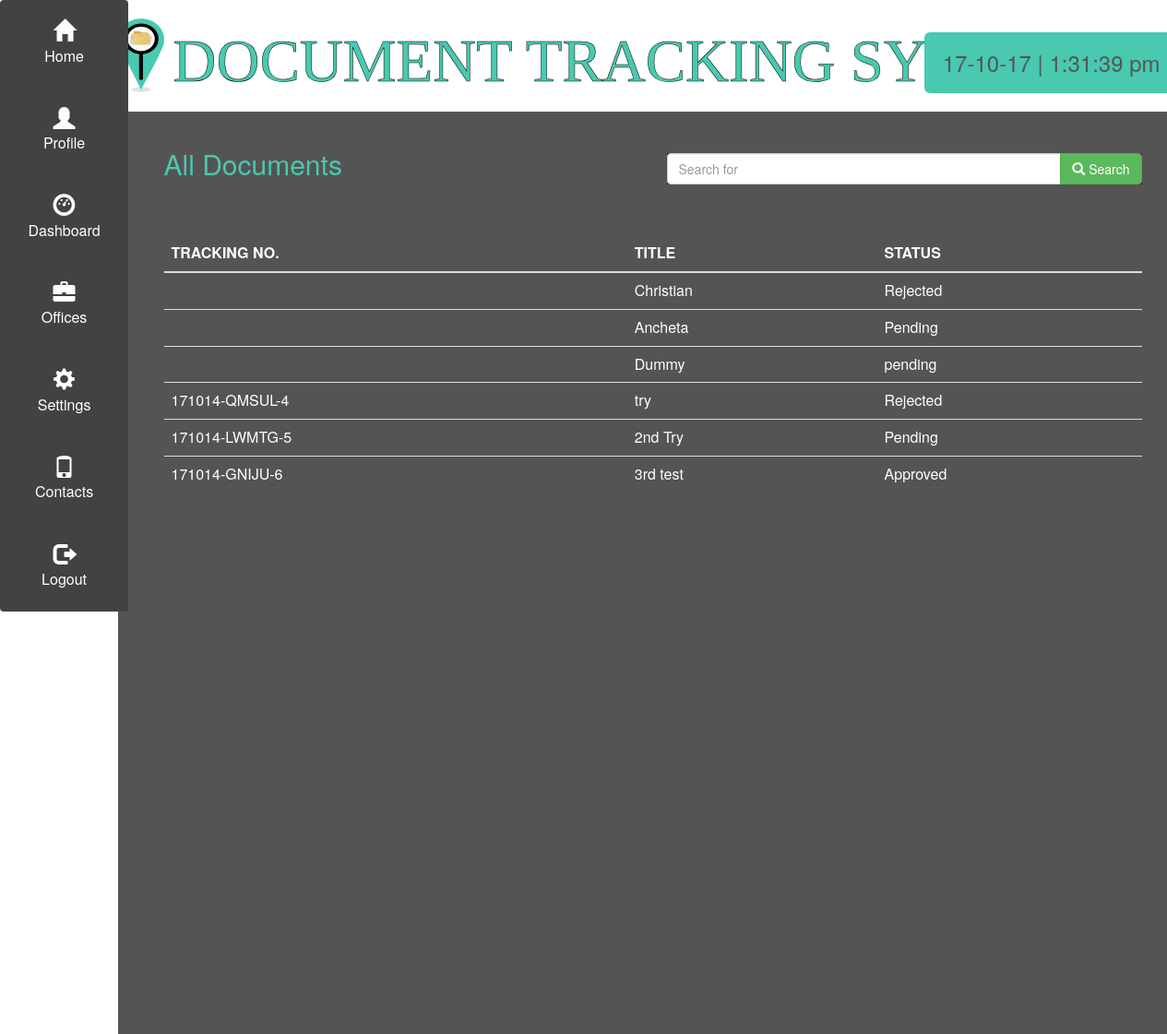
The page /index.php/home/docu on the database as committed earlier.
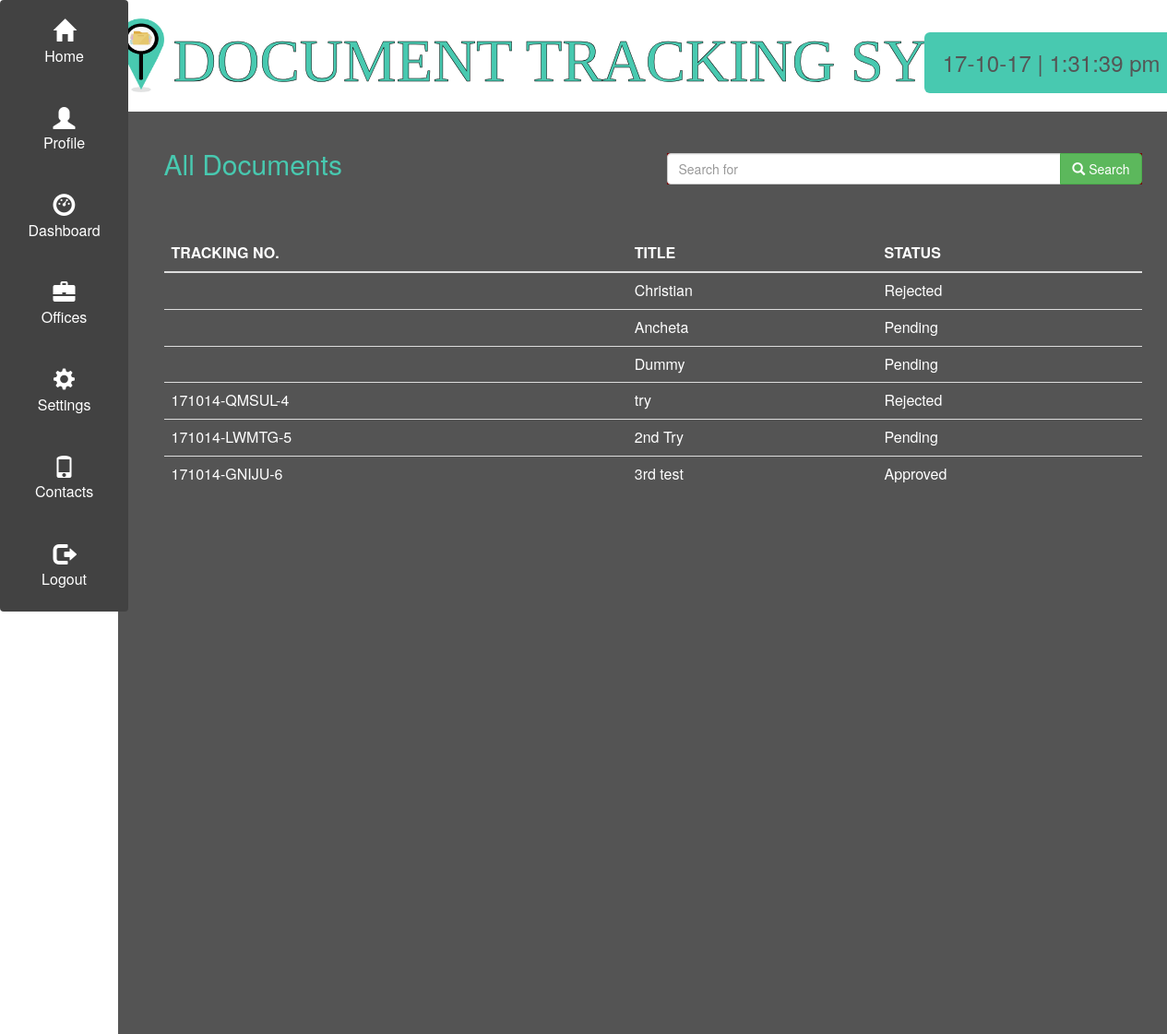
The same page on the database as committed later.
### tables this page shows
CREATE TABLE `documentation` (
  `documentation_id` int(6) NOT NULL,
  `employee_id` varchar(15) NOT NULL,
  `document_id` int(3) NOT NULL,
  `action` varchar(10) NOT NULL,
  `date_of_action` datetime NOT NULL DEFAULT CURRENT_TIMESTAMP,
  `signatory` int(2) NOT NULL,
  `approved` int(2) NOT NULL,
  `rejected` int(2) NOT NULL
);

CREATE TABLE `document` (
  `document_id` int(3) NOT NULL,
  `tracking_no` varchar(30) NOT NULL,
  `document_title` varchar(30) NOT NULL,
  `document_desc` varchar(30) NOT NULL,
  `document_file` varchar(50) NOT NULL,
  `date_created` datetime NOT NULL DEFAULT CURRENT_TIMESTAMP
);

### application/controllers/Home.php (called while the page is built, shortened)
<?php
class Home extends CI_Controller {
	public function __construct(){
                $this->load->helper(array('form', 'url'));
                $this->load->library('form_validation');
    }
	public function docu(){
		$header_data['title']="All Documents";
		$this->load->view('header2',$header_data);
		$this->load->view('header');
		$this->load->model('dts_model');
		$documents = $this->dts_model->getDocuments();
		$this->load->view('documents',['do'=>$documents]);
		$this->load->view('footer');
	}
}

### index.php (called while the page is built, shortened)
<?php
require_once BASEPATH.'core/CodeIgniter.php';

### application/models/dts_model.php (called while the page is built, shortened)
<?php
	class dts_model extends CI_Model{
		public function getDocuments(){
			$this->db->select('d.document_id,d.document_title,d.document_file,d.tracking_no,do.action,do.approved,do.rejected');
		    $this->db->from('document d');
		    $this->db->join('documentation do', 'do.document_id=d.document_id');
		    $query = $this->db->get();
		    if($query->num_rows() != 0)
		    {
		        return $query->result_array();
		    }
		    else
		    {
		        return false;
		    }
		}
	}
?>

### application/views/documents.php (the view, shortened to what this page needs)
<div class="container body">
		<div class="container red">
		  <div class="row">
		  <div class="col-md-6">
			<h2> All Documents </h2>
		  </div>
		  <div class="col-md-6">
			<form>
				<div class="form-group sbar input-group">
					<input type="text" class="form-control" id="search" onkeyup="search()" name="q" placeholder="Search for" required/>
					<span class="input-group-btn">
						<button type="submit" class="btn btn-success" >
							<span class="glyphicon glyphicon-search"></span> Search
						</button>
					</span>
				</div>
			</form>
		   </div>
		   </div>
			<br />
			<br />
			<table class="table table-list-search table-hover table-responsive" id="mytable">
				<thead>
					<tr>
						<th>TRACKING NO. </th>
						<th>TITLE</th>
						<th>STATUS</th>
					</tr>
				</thead>
				<tbody>
					<?php if(isset($do)): ?>
					<?php foreach ($do as $document){ ?>
					<tr>
						<td><?php echo $document['tracking_no']; ?></td>
						<td><?php echo $document['document_title']; ?></td>
						<td><?php echo $document['action']; ?></td>
					</tr>
					<?php } ?>
					<?php else: ?>
							<tr>NO RECORD FOUND!</tr>
					<?php endif; ?>
				</tbody>
			</table>
		</div>
</div>

### application/views/header2.php (shortened to what this page needs)
<!doctype html>
<html>
<head>
	<link rel="stylesheet" href="<?php echo base_url();?>assets/css/bootstrap.min.css" type="text/css" />
	<link rel="stylesheet" href="<?php echo base_url();?>assets/css/bootstrap.css"  type="text/css"/>
	<link rel="stylesheet" href="<?php echo base_url();?>assets/css/timeline-css.css" type="text/css" />
	<link rel="stylesheet" href="<?php echo base_url();?>assets/css/modi.css" type="text/css" />
	<link rel="stylesheet" href="<?php echo base_url();?>assets/css/animate.css" type="text/css" />
</head>

### application/views/header.php (shortened to what this page needs)
<body>
<div class="tab-menu">
    <ul class="list-group text-center">
        <a href="<?php echo site_url('Home/home'); ?>" class="list-group-item">
         <span class="glyphicon glyphicon-home"></span><br/>Home
        </a>
        <a href="<?php echo site_url('Home/profile'); ?>" class="list-group-item">
         <span class="glyphicon glyphicon-user"></span><br/>Profile
        </a>
        <a href="<?php echo site_url('Home/docu'); ?>" class="list-group-item text-center">
         <span class="glyphicon glyphicon-dashboard"></span><br/>Dashboard
        </a>
        <a href="<?php echo site_url('Home/offices'); ?>" class="list-group-item">
         <span class="glyphicon glyphicon-briefcase"></span><br/>Offices
        </a>
        <a href="<?php echo site_url('Home/edit'); ?>" class="list-group-item">
         <span class="glyphicon glyphicon-cog"></span><br/>Settings
        </a>
		<a href="<?php echo site_url('Home/contacts'); ?>" class="list-group-item">
         <span class="glyphicon glyphicon-phone"></span><br/>Contacts
        </a>
		<a href="<?php echo site_url('Home'); ?>" class="list-group-item">
         <span class="glyphicon glyphicon-log-out"></span><br/>Logout
        </a>
    </ul>
</div>
<div class="container">
	<div class="title-banner">
		<img src="<?php echo base_url('assets/images/colored.png'); ?>" alt="logo" id="logo" class="img-reponsive" />
		<banner id="bannertitle">DOCUMENT TRACKING SYSTEM</banner>
	</div>
	<div class="col-md-6">
		<?php date_default_timezone_set('Asia/Manila');
			$date=date('y-m-d'); ?>
		<h3 class="roundbox"style="color:#555555;float:right;margin-top:-85px;margin-right:-660px;">
		  <?php echo $date; ?> | <span id='time'></span>
		</h3>
	</div>
</div>

### application/views/footer.php
</body>
</html>

### assets/css/modi.css (style rules this page uses)
.btn, input[type=submit] { box-shadow:none; outline:0; }
.list-group-item { border:0; font-size: 16px; }
.tab-menu .list-group { list-style-type:none; width:11%; float:left; position:fixed; left:0; cursor:pointer; }
.tab-menu .list-group .list-group-item { background-color: #424242; transition:0.3s; height:95.5px; padding-top:20px; }
.tab-menu .list-group .list-group-item span { font-size:24px; }
.tab-menu .list-group>a { color: #ffffff; }
#logo { height: 80px; width: 50px; margin-right: 10px; float:left; }
body { background:url(http://[::1]/DTS/assets/images/1.jpg) no-repeat center center fixed; -webkit-background-size: cover; -moz-background-size: cover; -o-background-size: cover; background-size: cover; padding: 0px; margin: 0; }
.title-banner { margin-top:0; margin-bottom:0; height:120px; margin: 0px 10px 0px 65px; width:1160px; padding:0px; padding-top:20px; }
#bannertitle { font-family: "Impact"; font-size:65px; margin:0; color:#48C9B0; -webkit-text-stroke:0.5px #000; }
.red { background-color: rgba(66,66,66,0.9); margin: 0px 10px 0px 65px; padding-left: 50px; padding-right: 50px; padding-top: 20px; padding-bottom:50px; max-width:1160px; min-height:1000px; }
h1, h2, h3, h4, h5, h6 { color:#48C9B0; }
.table { color: white; font-size: 16px; }
.sbar { margin-top: 25px; width:100%; background-color:#790000; float:right; }
.roundbox { background-color: #48C9B0; border-radius: 6px; padding: 20px 20px 20px 20px; margin-left: 20px; }

Rows that differ between the two databases and show on the page:
changed documentation "Dummy": action "pending" → "Pending"
